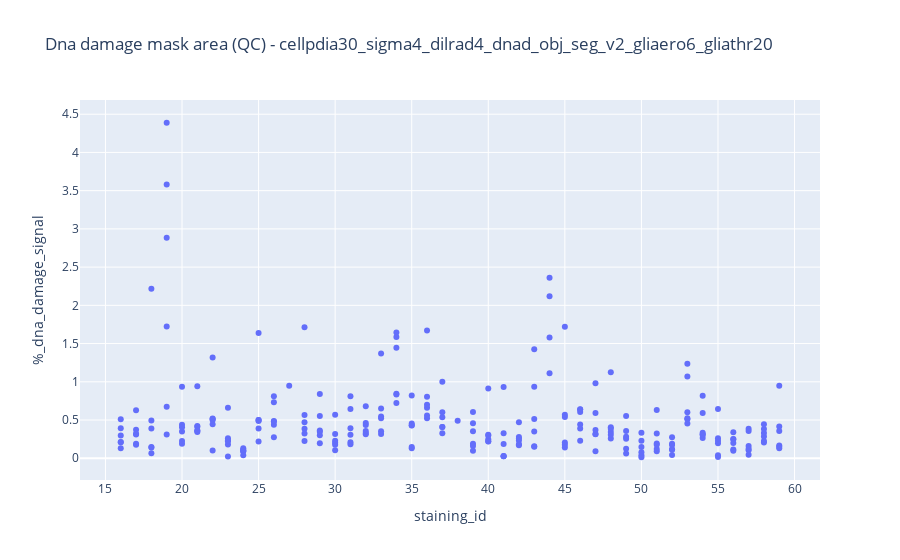

Notebook cell for this chart:
### Code cell
# Create the plot
fig = px.scatter(df, x='staining_id', y='%_dna_damage_signal',
                 hover_data=['tissue_location','index'], title=f'Dna damage mask area (QC) - {title}')

# Show the plot
fig.show()

### Figure 1 — Plotly figure (JSON) as saved in the notebook; plotly's stock layout.template omitted (floating-point values rounded to 4 significant figures; data arrays with more than 128 entries replaced by an {"elided": "..."} marker saying what was removed)
{"data": [{"customdata": {"elided": "252x2 mixed values"}, "hovertemplate": "staining_id=%{x}<br>%_dna_damage_signal=%{y}<br>tissue_location=%{customdata[0]}<br>index=%{customdata[1]}<extra></extra>", "legendgroup": "", "marker": {"color": "#636efa", "symbol": "circle"}, "mode": "markers", "name": "", "orientation": "v", "showlegend": false, "type": "scatter", "x": {"elided": "252 int values"}, "xaxis": "x", "y": {"elided": "252 float values"}, "yaxis": "y"}], "layout": {"legend": {"tracegroupgap": 0}, "title": {"text": "Dna damage mask area (QC) - cellpdia30_sigma4_dilrad4_dnad_obj_seg_v2_gliaero6_gliathr20"}, "xaxis": {"anchor": "y", "domain": [0, 1], "title": {"text": "staining_id"}}, "yaxis": {"anchor": "x", "domain": [0, 1], "title": {"text": "%_dna_damage_signal"}}}}
